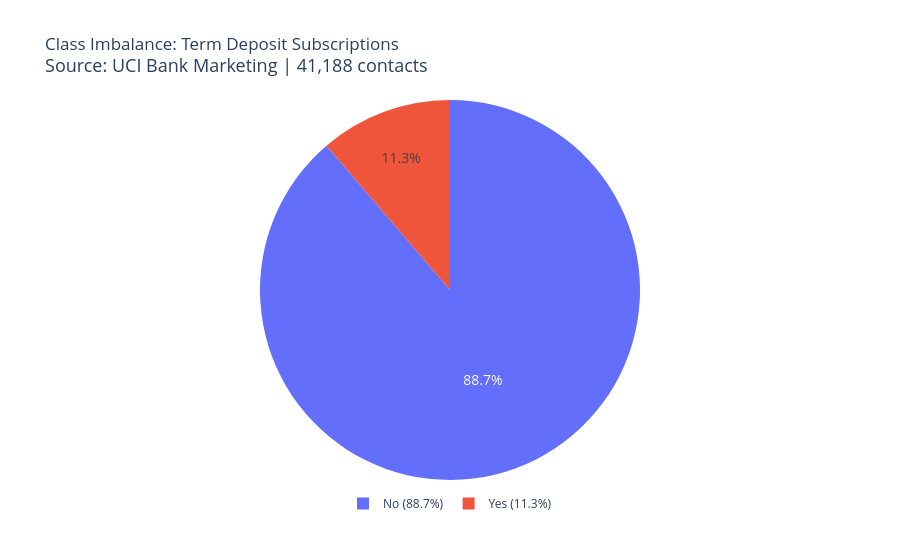
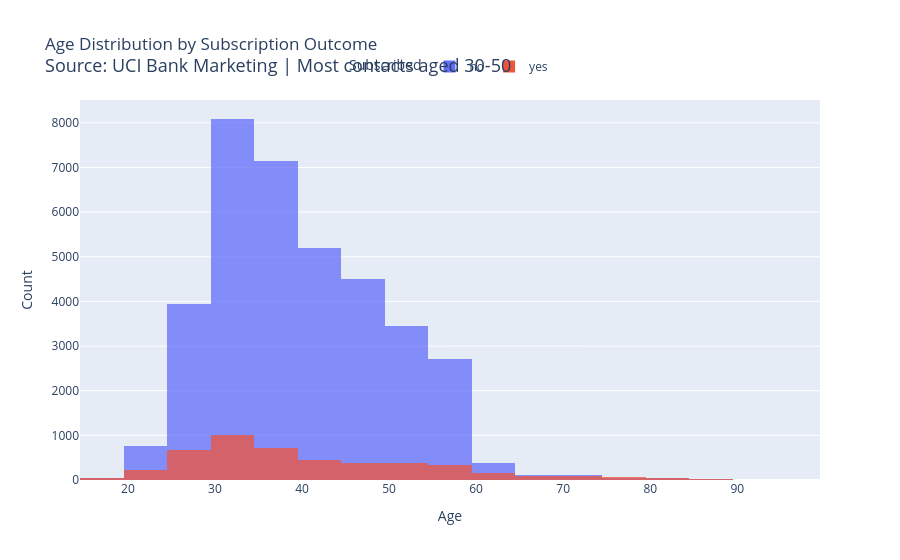
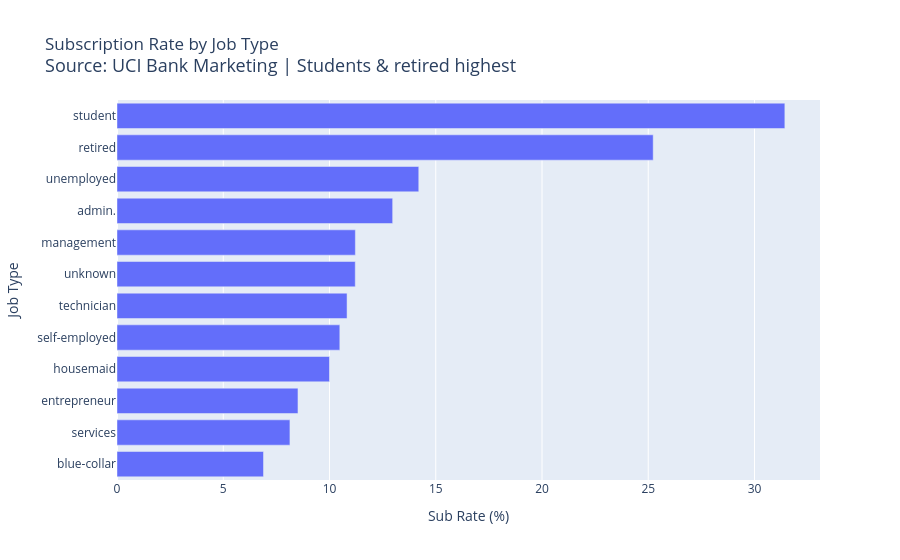
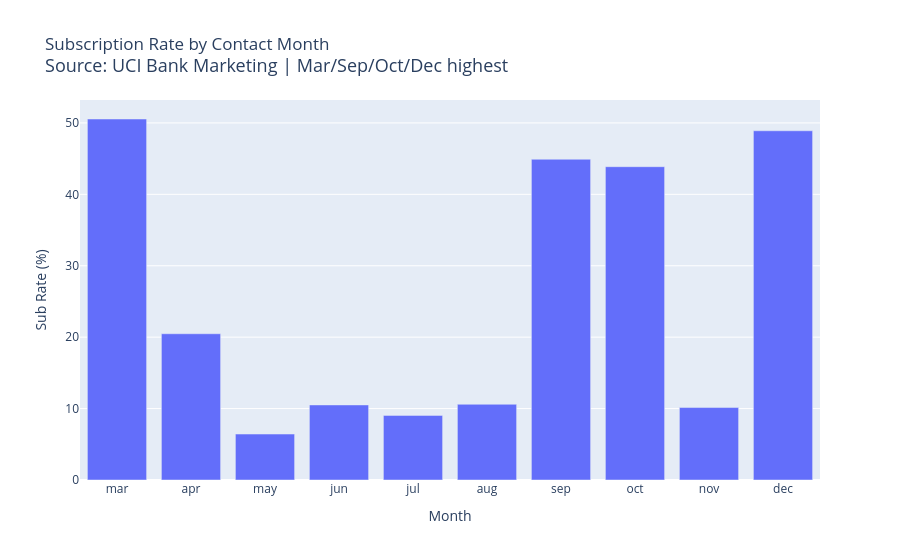

The code cell stored with these charts, in order, in its notebook:
### Code cell
# Visualisations
import plotly.io as pio
import plotly.graph_objects as go
import plotly.express as px
import json, os
import pandas as pd
import numpy as np

# ── Target Distribution ──────────────────────────────────────────────────────
target_counts = bank_df["y"].value_counts()
fig1 = px.pie(
    values=target_counts.values,
    names=["No (88.7%)", "Yes (11.3%)"],
    title="Class Imbalance: Term Deposit Subscriptions<br><span style='font-size:18px;font-weight:normal'>Source: UCI Bank Marketing | 41,188 contacts</span>"
)
fig1.update_layout(uniformtext_minsize=14, uniformtext_mode='hide',
                   legend=dict(orientation='h', yanchor='bottom', y=-0.1, xanchor='center', x=0.5))
fig1.write_image("output/01_target_distribution.png")
with open("output/01_target_distribution.png.meta.json","w") as f:
    json.dump({"caption":"Target Class Distribution (y)","description":"Pie chart showing 88.7% of contacts did not subscribe vs 11.3% that did — a highly imbalanced binary classification problem."},f)
fig1.show()
# ── Age Distribution by Outcome ──────────────────────────────────────────────
fig2 = px.histogram(
    bank_df, x="age", color="y", nbins=40, barmode="overlay", opacity=0.75,
    title="Age Distribution by Subscription Outcome<br><span style='font-size:18px;font-weight:normal'>Source: UCI Bank Marketing | Most contacts aged 30-50</span>",
    labels={"age":"Age","y":"Subscribed"}
)
fig2.update_xaxes(title_text="Age")
fig2.update_yaxes(title_text="Count")
fig2.update_layout(legend=dict(orientation='h', yanchor='bottom', y=1.05, xanchor='center', x=0.5))
fig2.write_image("output/02_age_distribution.png")
with open("output/02_age_distribution.png.meta.json","w") as f:
    json.dump({"caption":"Age Distribution by Outcome","description":"Histogram showing age distribution split by whether client subscribed (yes/no). Younger and older clients show relatively higher subscription rates."},f)
fig2.show()

# ── Job Type vs Subscription Rate ───────────────────────────────────────────
job_sub = bank_df.groupby("job")["y"].apply(lambda x: (x=="yes").mean()*100).sort_values(ascending=True).reset_index()
job_sub.columns = ["job","sub_rate"]
fig3 = px.bar(
    job_sub, x="sub_rate", y="job", orientation="h",
    title="Subscription Rate by Job Type<br><span style='font-size:18px;font-weight:normal'>Source: UCI Bank Marketing | Students & retired highest</span>",
    labels={"sub_rate":"Sub Rate (%)","job":"Job Type"}
)
fig3.update_xaxes(title_text="Sub Rate (%)")
fig3.update_yaxes(title_text="Job Type")
fig3.write_image("output/03_job_subscription_rate.png")
with open("output/03_job_subscription_rate.png.meta.json","w") as f:
    json.dump({"caption":"Subscription Rate by Job Type","description":"Horizontal bar chart of subscription success rates per job category. Students and retired clients have the highest conversion rates."},f)
fig3.show()

# ── Month Contact vs Subscription ───────────────────────────────────────────
month_order = ["jan","feb","mar","apr","may","jun","jul","aug","sep","oct","nov","dec"]
month_sub = bank_df.groupby("month")["y"].apply(lambda x: (x=="yes").mean()*100).reindex(month_order).dropna().reset_index()
month_sub.columns = ["month","sub_rate"]
fig4 = px.bar(
    month_sub, x="month", y="sub_rate",
    title="Subscription Rate by Contact Month<br><span style='font-size:18px;font-weight:normal'>Source: UCI Bank Marketing | Mar/Sep/Oct/Dec highest</span>",
    labels={"sub_rate":"Sub Rate (%)","month":"Month"}
)
fig4.update_xaxes(title_text="Month")
fig4.update_yaxes(title_text="Sub Rate (%)")
fig4.write_image("output/04_month_subscription_rate.png")
with open("output/04_month_subscription_rate.png.meta.json","w") as f:
    json.dump({"caption":"Subscription Rate by Contact Month","description":"Bar chart showing monthly subscription conversion rates. March, September, October and December show notably higher subscription rates than other months."},f)
fig4.show()

# ── Call Duration Boxplot by Outcome ─────────────────────────────────────────
fig5 = px.box(
    bank_df[bank_df["duration"] < 2000], x="y", y="duration",
    title="Call Duration vs Subscription Outcome<br><span style='font-size:18px;font-weight:normal'>Source: UCI Bank Marketing | Longer calls → higher sub rate</span>",
    labels={"y":"Subscribed","duration":"Duration (sec)"}
)
fig5.update_xaxes(title_text="Subscribed")
fig5.update_yaxes(title_text="Duration (sec)")
fig5.write_image("output/05_duration_boxplot.png")
with open("output/05_duration_boxplot.png.meta.json","w") as f:
    json.dump({"caption":"Call Duration by Subscription Outcome","description":"Boxplot comparing call durations for subscribers vs non-subscribers. Successful subscriptions are strongly associated with longer calls — a data leakage risk."},f)
fig5.show()

# ── Unknown Values Heatmap ───────────────────────────────────────────────────
unknown_counts = {col: (bank_df[col]=="unknown").sum() for col in bank_df.select_dtypes("object").columns if (bank_df[col]=="unknown").sum() > 0}
fig6 = px.bar(
    x=list(unknown_counts.keys()), y=list(unknown_counts.values()),
    title="'Unknown' Value Counts per Feature<br><span style='font-size:18px;font-weight:normal'>Source: UCI Bank Marketing | Default has most unknowns</span>",
    labels={"x":"Feature","y":"Count of 'unknown'"}
)
fig6.update_xaxes(title_text="Feature")
fig6.update_yaxes(title_text="Count of Unknown")
fig6.write_image("output/06_unknown_counts.png")
with open("output/06_unknown_counts.png.meta.json","w") as f:
    json.dump({"caption":"Count of 'Unknown' Values per Feature","description":"Bar chart showing how many 'unknown' coded values exist per categorical feature. 'default' has the most at 8,597 records."},f)
fig6.show()

# ── Numeric Correlation Heatmap ──────────────────────────────────────────────
num_cols = ["age","duration","campaign","pdays","previous","emp.var.rate","cons.price.idx","cons.conf.idx","euribor3m","nr.employed"]
corr = bank_df[num_cols].corr().round(2)
fig7 = go.Figure(data=go.Heatmap(
    z=corr.values,
    x=[c[:12] for c in corr.columns],
    y=[c[:12] for c in corr.index],
    colorscale="RdBu_r", zmid=0,
    text=corr.values.round(2),
    texttemplate="%{text}",
    textfont={"size":9}
))
fig7.update_layout(
    title={"text":"Numeric Feature Correlation Matrix<br><span style='font-size:18px;font-weight:normal'>Source: UCI Bank Marketing | Euribor & emp.var.rate highly correlated</span>"}
)
fig7.update_xaxes(title_text="Feature")
fig7.update_yaxes(title_text="Feature")
fig7.write_image("output/07_correlation_heatmap.png")
with open("output/07_correlation_heatmap.png.meta.json","w") as f:
    json.dump({"caption":"Numeric Feature Correlation Matrix","description":"Heatmap of Pearson correlations between all numeric features. Euribor3m, emp.var.rate, and nr.employed are very strongly correlated with each other."},f)
fig7.show()

# ── Previous Campaign Outcome vs Subscription ────────────────────────────────
pout_sub = bank_df.groupby("poutcome")["y"].apply(lambda x: (x=="yes").mean()*100).reset_index()
pout_sub.columns = ["poutcome","sub_rate"]
fig8 = px.bar(
    pout_sub, x="poutcome", y="sub_rate",
    title="Subscription Rate by Prev Campaign Outcome<br><span style='font-size:18px;font-weight:normal'>Source: UCI Bank Marketing | Prior success = 65% retry rate</span>",
    labels={"poutcome":"Prev Outcome","sub_rate":"Sub Rate (%)"}
)
fig8.update_xaxes(title_text="Prev Campaign Outcome")
fig8.update_yaxes(title_text="Sub Rate (%)")
fig8.write_image("output/08_poutcome_subscription.png")
with open("output/08_poutcome_subscription.png.meta.json","w") as f:
    json.dump({"caption":"Subscription Rate by Previous Campaign Outcome","description":"Bar chart showing subscription rates by previous campaign result. Clients who previously succeeded are far more likely to subscribe again (~65% rate)."},f)
fig8.show()

print("All 8 charts saved successfully.")

### Figure 1 — Plotly figure (JSON) as saved in the notebook; plotly's stock layout.template omitted (floating-point values rounded to 4 significant figures)
{"data": [{"domain": {"x": [0, 1], "y": [0, 1]}, "hovertemplate": "label=%{label}<br>value=%{value}<extra></extra>", "labels": ["No (88.7%)", "Yes (11.3%)"], "legendgroup": "", "name": "", "showlegend": true, "type": "pie", "values": [36548, 4640]}], "layout": {"legend": {"orientation": "h", "tracegroupgap": 0, "x": 0.5, "xanchor": "center", "y": -0.1, "yanchor": "bottom"}, "title": {"text": "Class Imbalance: Term Deposit Subscriptions<br><span style='font-size:18px;font-weight:normal'>Source: UCI Bank Marketing | 41,188 contacts</span>"}, "uniformtext": {"minsize": 14, "mode": "hide"}}}

### Figure 2 — Plotly figure (JSON) as saved in the notebook; plotly's stock layout.template omitted (floating-point values rounded to 4 significant figures; data arrays with more than 128 entries replaced by an {"elided": "..."} marker saying what was removed)
{"data": [{"bingroup": "x", "hovertemplate": "Subscribed=no<br>Age=%{x}<br>count=%{y}<extra></extra>", "legendgroup": "no", "marker": {"color": "#636efa", "opacity": 0.75, "pattern": {"shape": ""}}, "name": "no", "nbinsx": 40, "orientation": "v", "showlegend": true, "type": "histogram", "x": {"elided": "36548 int values"}, "xaxis": "x", "yaxis": "y"}, {"bingroup": "x", "hovertemplate": "Subscribed=yes<br>Age=%{x}<br>count=%{y}<extra></extra>", "legendgroup": "yes", "marker": {"color": "#EF553B", "opacity": 0.75, "pattern": {"shape": ""}}, "name": "yes", "nbinsx": 40, "orientation": "v", "showlegend": true, "type": "histogram", "x": {"elided": "4640 int values"}, "xaxis": "x", "yaxis": "y"}], "layout": {"barmode": "overlay", "legend": {"orientation": "h", "title": {"text": "Subscribed"}, "tracegroupgap": 0, "x": 0.5, "xanchor": "center", "y": 1.05, "yanchor": "bottom"}, "title": {"text": "Age Distribution by Subscription Outcome<br><span style='font-size:18px;font-weight:normal'>Source: UCI Bank Marketing | Most contacts aged 30-50</span>"}, "xaxis": {"anchor": "y", "domain": [0, 1], "title": {"text": "Age"}}, "yaxis": {"anchor": "x", "domain": [0, 1], "title": {"text": "Count"}}}}

### Figure 3 — Plotly figure (JSON) as saved in the notebook; plotly's stock layout.template omitted (floating-point values rounded to 4 significant figures)
{"data": [{"hovertemplate": "Sub Rate (%)=%{x}<br>Job Type=%{y}<extra></extra>", "legendgroup": "", "marker": {"color": "#636efa", "pattern": {"shape": ""}}, "name": "", "orientation": "h", "showlegend": false, "textposition": "auto", "type": "bar", "x": [6.894, 8.138, 8.516, 10.0, 10.49, 10.83, 11.21, 11.22, 12.97, 14.2, 25.23, 31.43], "xaxis": "x", "y": ["blue-collar", "services", "entrepreneur", "housemaid", "self-employed", "technician", "unknown", "management", "admin.", "unemployed", "retired", "student"], "yaxis": "y"}], "layout": {"barmode": "relative", "legend": {"tracegroupgap": 0}, "title": {"text": "Subscription Rate by Job Type<br><span style='font-size:18px;font-weight:normal'>Source: UCI Bank Marketing | Students & retired highest</span>"}, "xaxis": {"anchor": "y", "domain": [0, 1], "title": {"text": "Sub Rate (%)"}}, "yaxis": {"anchor": "x", "domain": [0, 1], "title": {"text": "Job Type"}}}}

### Figure 4 — Plotly figure (JSON) as saved in the notebook; plotly's stock layout.template omitted (floating-point values rounded to 4 significant figures)
{"data": [{"hovertemplate": "Month=%{x}<br>Sub Rate (%)=%{y}<extra></extra>", "legendgroup": "", "marker": {"color": "#636efa", "pattern": {"shape": ""}}, "name": "", "orientation": "v", "showlegend": false, "textposition": "auto", "type": "bar", "x": ["mar", "apr", "may", "jun", "jul", "aug", "sep", "oct", "nov", "dec"], "xaxis": "x", "y": [50.55, 20.48, 6.435, 10.51, 9.047, 10.6, 44.91, 43.87, 10.14, 48.9], "yaxis": "y"}], "layout": {"barmode": "relative", "legend": {"tracegroupgap": 0}, "title": {"text": "Subscription Rate by Contact Month<br><span style='font-size:18px;font-weight:normal'>Source: UCI Bank Marketing | Mar/Sep/Oct/Dec highest</span>"}, "xaxis": {"anchor": "y", "domain": [0, 1], "title": {"text": "Month"}}, "yaxis": {"anchor": "x", "domain": [0, 1], "title": {"text": "Sub Rate (%)"}}}}
